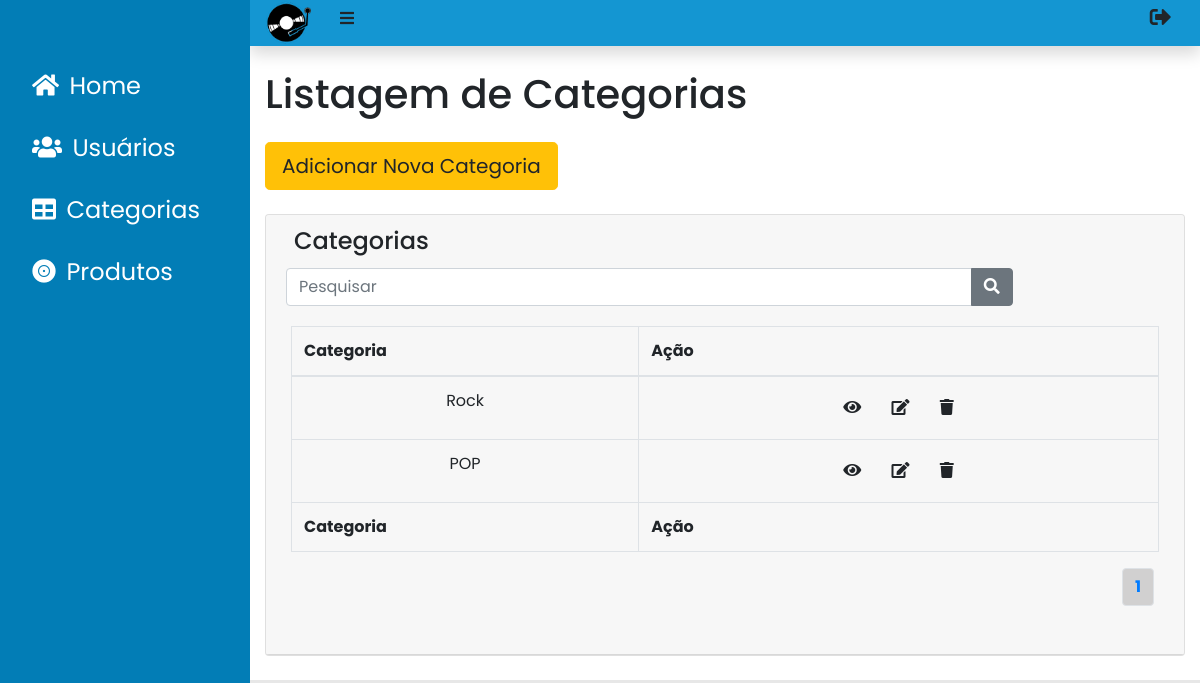
/admin/categoria (signed in), run on an earlier commit of the app's database.
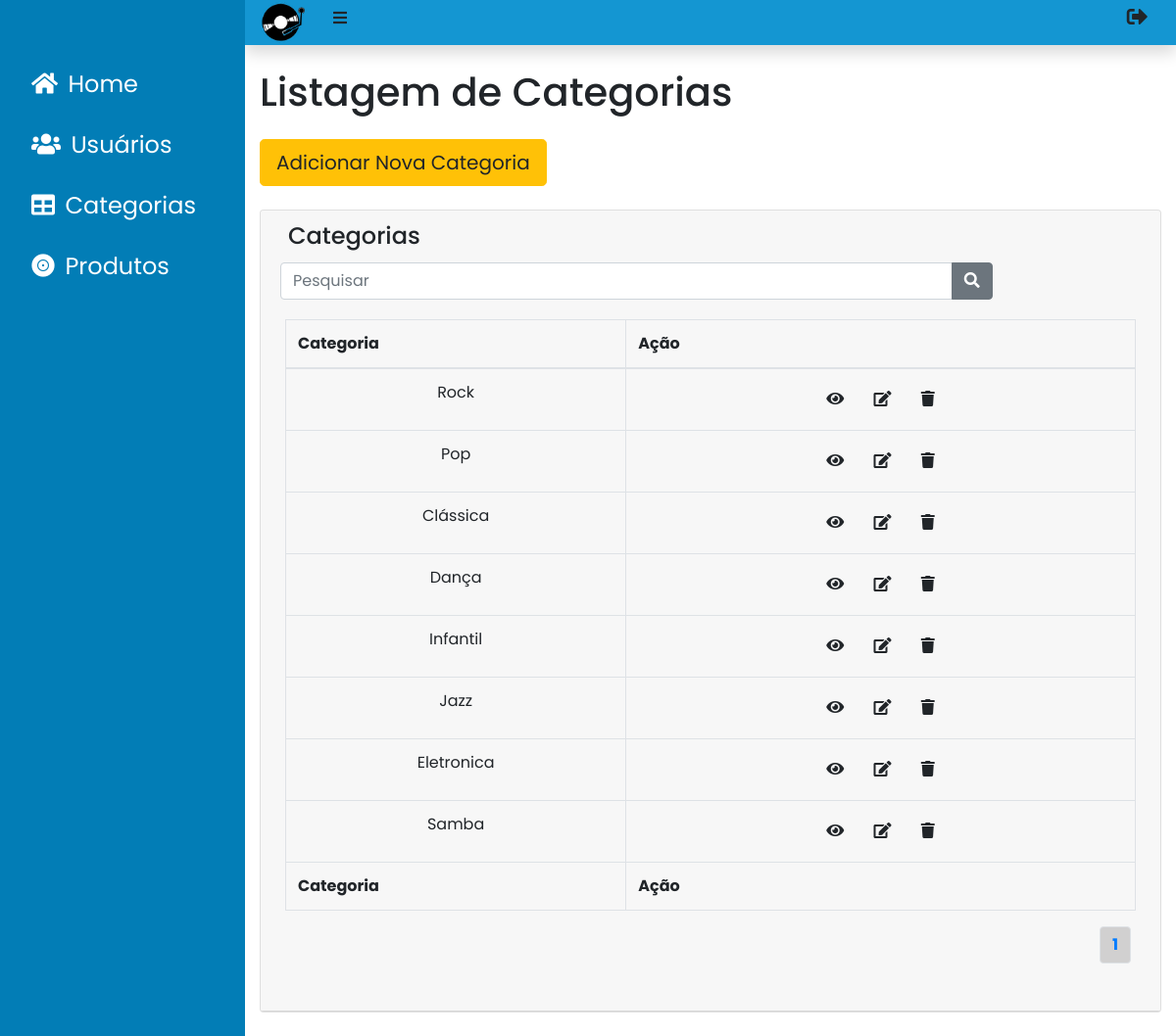
And on a later commit of the database.
### tables this page shows
CREATE TABLE `category` (
  `id` int(11) NOT NULL,
  `name` varchar(50) NOT NULL
);

### core/helpers.php (called while the page is built, shortened)
<?php
function view($name, $data = [])
{
    extract($data);
    return require "app/views/{$name}.view.php";
}

### app/controllers/CategoryAdminController.php (called while the page is built, shortened)
<?php
class CategoryAdminController extends LoginController
{
    public function index()
    {
        $category = App::get('database')->selectAll('category');
        if (isset($_GET['Pesquisa']) && !empty($_GET['Pesquisa'])) {
            $pesquisa = $_GET['Pesquisa'];
            $category = App::get('database')->pesquisaName('category', $pesquisa);
        } else {
            $category = App::get('database')->selectAll('category');
        }
        $totalDeRegistros = 9;
        $quantidade = count($category);
        $totalLinks = ceil($quantidade / $totalDeRegistros);
        $pagina = (isset($_GET['pagina'])) ? $_GET['pagina'] : 1;
        return view('/admin/category', [
            'category' => $category,
            'pagina' => $pagina,
            'totalDeLinks' => $totalLinks
        ]);
    }
}

### core/Router.php (called while the page is built, shortened)
<?php
class Router
{
    public $routes = [
        'GET' => [],
        'POST' => []
    ];
    public function get($uri,  $controller)
    {
        $this->routes['GET'][$uri] = $controller;
    }
    public function post($uri,  $controller)
    {
        $this->routes['POST'][$uri] = $controller;
    }
    public function direct($uri, $requestType)
    {
        if (array_key_exists($uri, $this->routes[$requestType])) {
            return $this->callAction(
                ...explode('@', $this->routes[$requestType][$uri])
            );
        }
    }
    protected function callAction($controller, $action)
    {
        $controller = new $controller;
        return $controller->$action();
    }
}

### index.php (called while the page is built, shortened)
<?php
Router::load('app/routes.php')
    ->direct(Request::uri(), Request::method());

### core/App.php (called while the page is built, shortened)
<?php
class App
{
    protected static $registry = [];
    public static function bind($key, $value)
    {
        static::$registry[$key] = $value;
    }
    public static function get($key)
    {
        return static::$registry[$key];
    }
}

### core/database/QueryBuilder.php (called while the page is built, shortened)
<?php
class QueryBuilder
{
    protected $pdo;
    public function __construct($pdo)
    {
        $this->pdo = $pdo;
    }
    public function selectAll($table)
    {
        $statement = $this->pdo->prepare("select * from {$table}");
        $statement->execute();
        return $statement->fetchAll(PDO::FETCH_CLASS);
    }
}

### app/views/admin/category.view.php (the view, shortened to what this page needs)
<?php require('app/views/partials/head.admin.php') ?>
<div id="main" class="container-fluid">
  <main>
    <h1 class="mt-4 mx-auto non-space">Listagem de Categorias</h1>
    <button class="mt-4 mb-4 btn btn-warning btn-lg non-space" data-toggle="modal" data-target="#new">Adicionar Nova Categoria</button>
    <div class="card mb-4 w-auto">
      <div class="card-header">
        <div class="row mb-1">
          <div class="col-sm-12">
            <h4 class="ml-2 non-space">Categorias</h4>
          </div>
        </div>
        <div id="second-line" class="row">
          <div class="col-sm-10">
            <div class="mr-auto barra-pesquisa">
              <form action="/admin/categoria" method="GET" class="form-group form-navbar">
                <div class="input-group">
                  <input type="text" name="Pesquisa" class="form-control" placeholder="Pesquisar">
                  <div class="input-group-append">
                    <button type="submit" class="btn btn-secondary"><i class="fa fa-search"></i></button>
                  </div>
                </div>
              </form>
            </div>
          </div>
          <div class="card-body">
            <div class="table-responsive">
              <table class="table table-bordered no-space" id="dataTable" width="100%" cellspacing="0">
                <thead>
                  <tr>
                    <th>Categoria</th>
                    <th>Ação</th>
                  </tr>
                </thead>
                <tfoot>
                  <tr>
                    <th>Categoria</th>
                    <th>Ação</th>
                  </tr>
                </tfoot>
                <tbody>
                  <?php
                  $categoriaQNT = 0;
                  foreach ($category as $categoria) :
                    if ($categoriaQNT < $pagina * 9 &&  $categoriaQNT >= ($pagina - 1) * 9) :
                  ?>
                      <tr>
                        <td><?= $categoria->name; ?></td>
                        <td>
                          <button type="button" class="btn" data-toggle="modal" data-target="#view-category-<?= $categoria->id; ?>"><i class="fas fa-eye"></i></button>
                          <button type="button" class="btn" data-toggle="modal" data-target="#edit-<?= $categoria->id; ?>"><i class="fas fa-edit"></i></button>
                          <button type="button" class="btn" data-toggle="modal" data-target="#delete-<?= $categoria->id; ?>"><i class="fas fa-trash"></i></button>
                        </td>
                      </tr>
                    <?php endif;
                    $categoriaQNT++; ?>
                  <?php endforeach; ?>
                </tbody>
              </table>
              <nav class="nav justify-content-end">
                <ul class="pagination">
                  <?php for ($i = 0; $i < $totalDeLinks; $i++) { ?>
                    <li class="page-item produtos-paginas-clicado"><a class="page-link produtos-paginas-clicado" href="/admin/categoria?pagina=<?= $i + 1 ?>"><?= $i + 1 ?></a></li>
                  <?php } ?>
                </ul>
              </nav>
            </div>
          </div>
        </div>
  </main>
</div>
  <?php require('app/views/partials/footer.admin.php') ?>

### app/views/partials/head.admin.php (shortened to what this page needs)
<!doctype html>
<html lang="pt-br">
<head>
    <link rel="stylesheet" href="/public/css/bootstrap.min.css">
    <link rel="stylesheet" href="/public/css/styles.css">
    <link rel="stylesheet" href="https://cdnjs.cloudflare.com/ajax/libs/font-awesome/5.11.2/css/all.css">
</head>
<body>
    <?php require('nav.admin.php'); ?>

### app/views/partials/nav.admin.php (shortened to what this page needs)
<nav id="navbar" class="nav navbar-fixed-top navbar-expand-sm navbar-color-bg shadow">
    <a class="navbrand ml-3" href="/">
        <img src="/public/img/logo.png" alt="logo">
    </a>
    <button class="btn mb-2 mr-auto ml-3 button-admin" type="button" onclick="toggleButton()">
        <i class="fas fa-bars"></i>
    </button>
    <form action="/logout" method="POST">
        <button id="sign-out" class="btn mb-2 ml-auto mr-3 button-admin" type="submit">
            <i class="fas fa-sign-out-alt fa-lg"></i>
        </button>
    </form>
</nav>
<div class="wrapper">
    <div id="sidenav" class="sidenav">
        <a class="cool-link mb-2" href="/admin">
            <i class="fas fa-home"></i>
            <span class="ml-1">Home</span>
        </a>
        <a class="cool-link mb-2" href="/admin/usuarios">
            <i class="fas fa-users"></i>
            <span class="ml-1">Usuários</span>
        </a>
        <a class="cool-link mb-2" href="/admin/categoria">
            <i class="fas fa-table"></i>
            <span class="ml-1">Categorias</span>
        </a>
        <a class="cool-link mb-2" href="/admin/produto">
            <i class="fas fa-record-vinyl"></i>
            <span class="ml-1">Produtos</span>
        </a>
    </div>

### app/views/partials/footer.admin.php (shortened to what this page needs)
</body>
</html>

### public/css/styles.css (style rules this page uses)
:root { --white-color: #ffffff; --black-color: #000000; --first-blue-color: #1496d2; --first-grey-color: #747474; --second-blue-color: #027db6; --second-grey-color: #e7e7e7; --red-color: #ff0000; --yellow-color: #ffff00; --cyan-color: #00ffff; }
body { background-color: var(--white-color); font-family: 'Poppins', sans-serif; margin: 0; padding: 0; }
#main { margin-left: 250px; }
#sidenav { height: 100%; width: 250px; max-width: auto; position: fixed; z-index: 1; top: 0; left: 0; background-color: var(--second-blue-color); overflow: hidden; padding-top: 60px; transition: .3s ease-in-out; }
#sidenav a { padding: 8px 8px 8px 32px; text-decoration: none; font-size: 1.5rem; color: var(--white-color); display: inline-block; transition: .3s; }
#navbar { margin-left: 250px; }
.cool-link:after { content: ''; display: block; height: 2px; width: 0; background-color: var(--white-color); transition: width .3s; }
.navbar-color-bg { background-color: var(--first-blue-color); }
#navbar img { width: 45px !important; height: 45px; }
.wrapper { display: flex; }
.non-space { text-overflow: ellipsis!important; white-space: nowrap; }
.card { overflow: hidden; }
tbody button { display: inline-block!important; }
td { max-width: 200px; text-align: center; }
@media screen { #main { overflow: hidden; } }
.btn { display: block; }
html { background-color: #e7e7e7; font-family: 'Poppins', sans-serif; }
.form-navbar { margin-bottom: 0.5rem; margin-top: 1rem; }
.form-group { color: #1496d2; font-size: 18px; text-align: center; margin: auto; }
.produtos-paginas-clicado a { background-color: #d1d0d0!important; margin-right: 5px; margin-left: 5px; font-weight: bold; }

What changed in the data, as far as the page shows it:
removed category: name "POP"
added category: name "Pop"
added category: name "Clássica"
added category: name "Dança"
added category: name "Infantil"
added category: name "Jazz"
added category: name "Eletronica"
added category: name "Samba"
